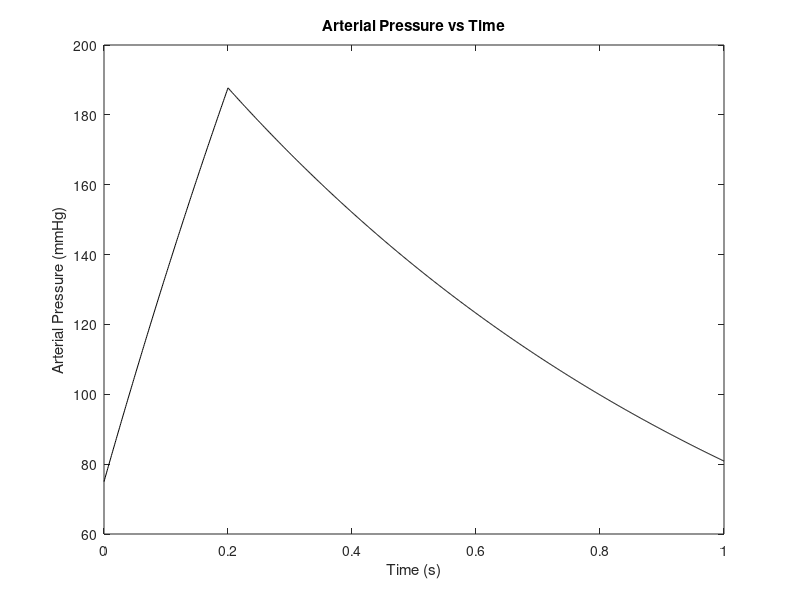

The MATLAB script that drew this image:
t = 0:.001:1;
tau = 19/20;
Pa1 = 75+593.75*(1-exp(-t/tau));
Pa2 = 231.708*exp(-t/tau);
Pa = Pa1.*(t<=.2) + Pa2.*(t>.2);
plot(t,Pa,'k');
title('Arterial Pressure vs Time');
xlabel('Time (s)'); ylabel('Arterial Pressure (mmHg)');